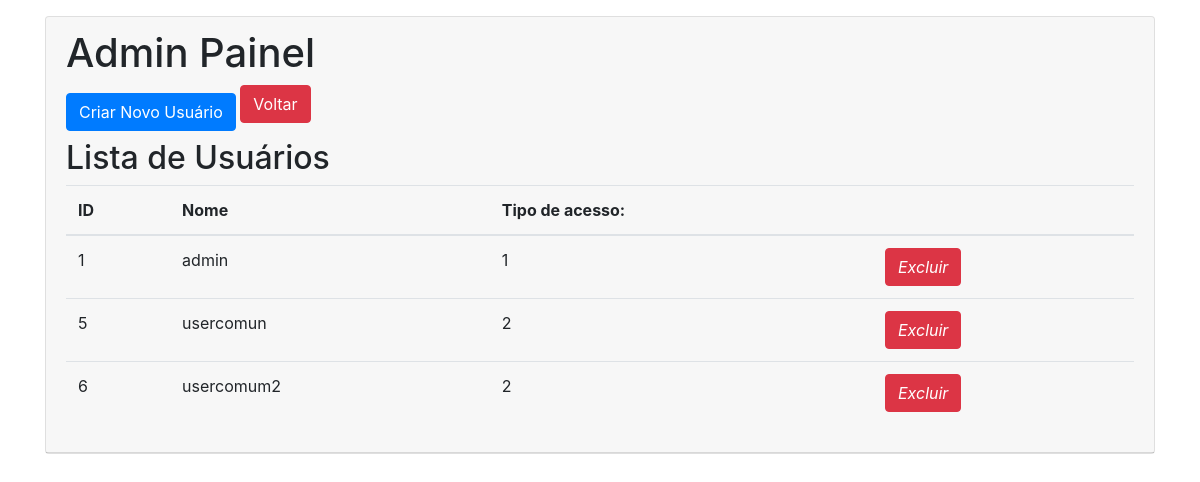
Page /App/View/admin.php on the committed database.
### tables this page shows
CREATE TABLE `users` (
  `id` int NOT NULL AUTO_INCREMENT,
  `users` varchar(255) DEFAULT NULL,
  `password` varchar(255) DEFAULT NULL,
  `typeUser` int DEFAULT NULL,
  PRIMARY KEY (`id`),
  UNIQUE KEY `users_unique` (`users`)
);

### App/Config/Connection.php (called while the page is built, shortened)
<?php
class Connection {
    public function __construct()
    {
            $db_host = getenv('DB_HOST');
            $db_name = getenv('DB_NAME');
            $db_port = (int) getenv('DB_PORT');
            $db_user = getenv('DB_USER');
            $db_password = getenv('DB_PASSWORD');
            $this->_connection = new PDO("mysql:host={$db_host};port={$db_port};dbname={$db_name}", $db_user, $db_password, array(PDO::ATTR_PERSISTENT => true, PDO::ATTR_EMULATE_PREPARES => true));
    }
}

### App/Controller/UserController.php (called while the page is built, shortened)
<?php
class UserController
{
    private $userModel;
    public function __construct()
    {
        $this->userModel = new UserModel();
    }
    public function allUsers(): array
    {
        return $this->userModel->getAllUsers();
    }
}

### App/Model/UserModel.php (called while the page is built, shortened)
<?php
class UserModel extends Connection
{
    public function getAllUsers(): bool|array
    {
        try {
            $stmt = $this->_connection->prepare(
                "SELECT * FROM users"
            );
            $stmt->execute();
            return $stmt->fetchAll(PDO::FETCH_ASSOC);
        } catch (PDOException $e) {
            return false;
        }
    }
}

### App/View/admin.php (the view, shortened to what this page needs)
<?php
$userController = new \App\Controller\UserController();
?>
<!DOCTYPE html>
<html>
<head>
    <link rel="stylesheet" href="https://maxcdn.bootstrapcdn.com/bootstrap/4.0.0/css/bootstrap.min.css">
</head>
<body>
<div class="container">
    <div class="card mt-3">
        <div class="card-header">
            <h1>Admin Painel</h1>
            <button type="button" class="btn btn-primary" data-toggle="modal" data-target="#newUserModal">
                Criar Novo Usuário
            </button>
            <a href="/" class="btn btn-danger mb-3 float-end">Voltar</a>
            <h2>Lista de Usuários</h2>
            <table class="table">
                <thead>
                <tr>
                    <th>ID</th>
                    <th>Nome</th>
                    <th>Tipo de acesso:</th>
                    <th></th>
                </tr>
                </thead>
                <tbody>
                <?php
                foreach ($userController->allUsers() as $user) { ?>
                    <tr>
                        <td><?php echo $user['id']; ?></td>
                        <td><?php echo $user['users']; ?></td>
                        <td><?php echo $user['typeUser']; ?></td>
                        <td>
                            <form action="/deleteUser" method="POST">
                                <button type="submit" class="btn btn-danger" data-toggle="modal" data-target="#deleteCommentModal"><i class="bi bi-trash">Excluir</button>
                            </form>
                        </td>
                    </tr>
                <?php } ?>
                </tbody>
            </table>
        </div>
    </div>
</div>
</body>
</html>

### rows in the picture
users: id "1", users "admin", typeUser "1"
users: id "5", users "usercomun", typeUser "2"
users: id "6", users "usercomum2", typeUser "2"
